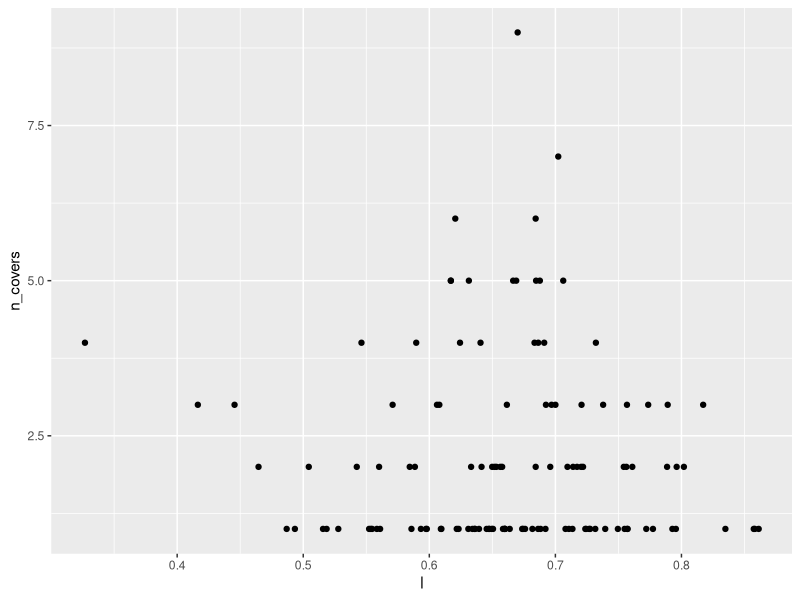
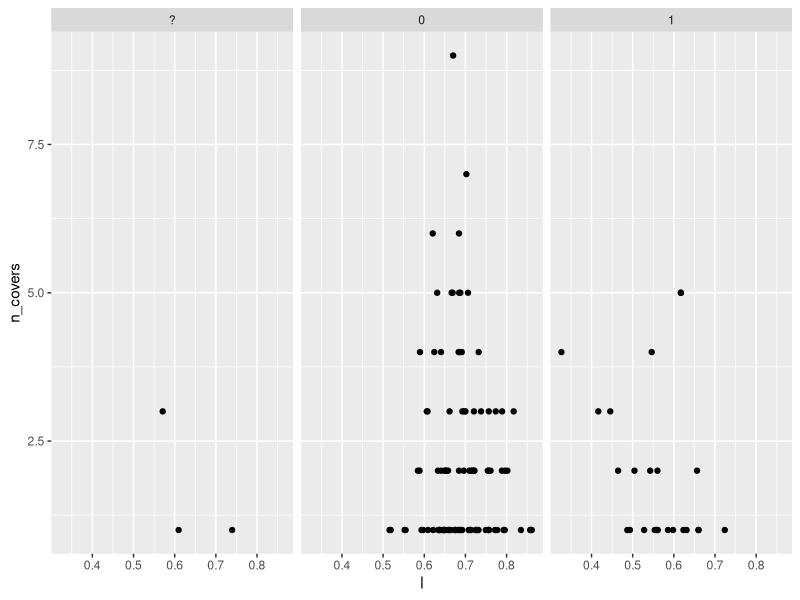

These figures' R source, in order: (Note: this script raises an error after producing the figures.)
## ---- chunk 1
knitr::opts_chunk$set(echo = TRUE)
## ---- chunk 2
library(here)
library(tidyverse)
library(lubridate)
## ---- chunk 3
faces <- read.csv("../src/assets/data/faces.csv", header = TRUE, stringsAsFactors = FALSE)
models <- read.csv("../src/assets/data/models.csv", header = TRUE, stringsAsFactors = FALSE)
## ---- chunk 4
ggplot(models, aes(x = l, y = n_covers)) + geom_point()
## ---- chunk 5
ggplot(models, aes(x = l, y = n_covers)) + geom_point() + facet_wrap(~woc)
## ---- chunk 6
models %>% 
  group_by(woc) %>% 
  summarise(mean = mean(n_covers))
## ---- chunk 7
models %>% 
  group_by(woc) %>% 
  mutate(total = n()) %>% 
  mutate(mult = ifelse(n_covers > 1, "y", "n")) %>% 
  group_by(woc, mult) %>% 
  summarise(per = n() )
## ---- chunk 8
models %>% 
  filter(n_covers > 1) %>% 
  group_by(woc) %>% 
  summarise(mean = mean(n_covers))
## ---- chunk 9
faces %>% 
  mutate(date = mdy(date)) %>% 
  group_by(model) %>% 
  arrange(date) %>% 
  mutate(count = n()) %>% 
## ---- chunk 10
coverfiles <- faces %>% 
  mutate(faceFile = file_name) %>% 
  separate(file_name, c("string", "ext"), "\\.") %>% 
  mutate(newString = stringr::str_sub(string, end = -3)) %>% 
  mutate(coverFile = paste0(newString, ".", ext)) %>% 
  select(-c("string", "ext", "newString")) %>% 
  rename(file_name = faceFile)

write.csv(coverfiles, "../src/assets/data/faces.csv", row.names = FALSE)
## ---- chunk 11
models %>% filter(n_covers > 1)
